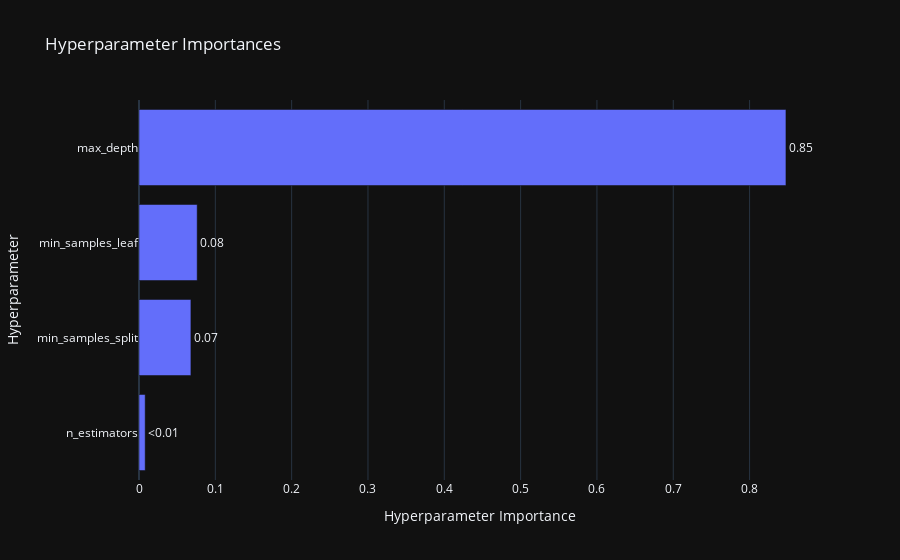

The cell this chart's notebook holds for it:
### Code cell
plot_param_importances(study)

### Figure 1 — Plotly figure (JSON) as saved in the notebook; plotly's stock layout.template omitted (floating-point values rounded to 4 significant figures)
{"data": [{"cliponaxis": false, "hovertemplate": ["n_estimators (IntDistribution): 0.008106468014511621<extra></extra>", "min_samples_split (IntDistribution): 0.0680102839898063<extra></extra>", "min_samples_leaf (IntDistribution): 0.07623807447571812<extra></extra>", "max_depth (IntDistribution): 0.8476451735199639<extra></extra>"], "name": "Objective Value", "orientation": "h", "text": ["<0.01", "0.07", "0.08", "0.85"], "textposition": "outside", "x": [0.008106, 0.06801, 0.07624, 0.8476], "y": ["n_estimators", "min_samples_split", "min_samples_leaf", "max_depth"], "type": "bar"}], "layout": {"title": {"text": "Hyperparameter Importances"}, "xaxis": {"title": {"text": "Hyperparameter Importance"}}, "yaxis": {"title": {"text": "Hyperparameter"}}}}
